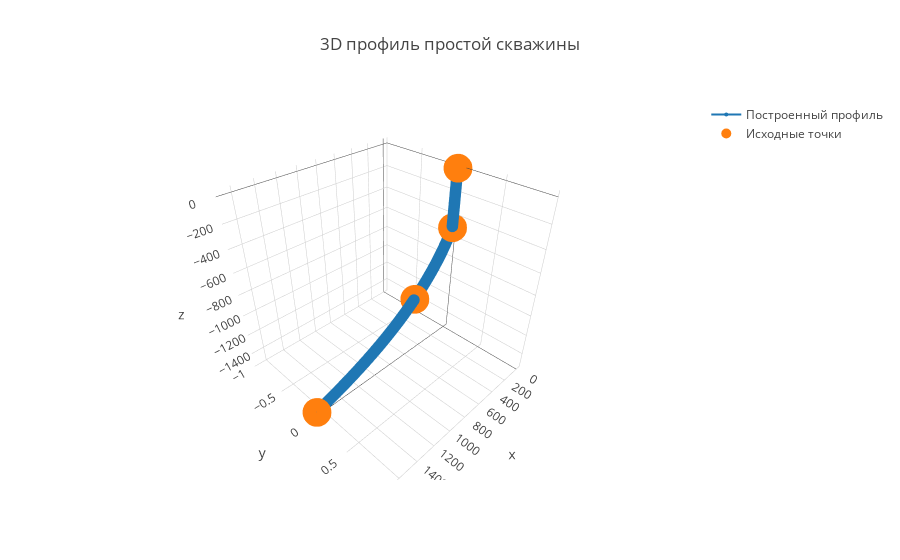

Notebook code for this chart:
### Code cell
trace1 = go.Scatter3d(
    x=simple_well.well_profile.x_displacement_m,
    y=simple_well.well_profile.x_displacement_m * 0,
    z=simple_well.well_profile.h_vert_m * (-1),  # перевод в альтитуду,
    marker=dict(
        size=4,
        colorscale='Viridis',
    ),
    name = 'Построенный профиль',
    )

trace2 = go.Scatter3d(
    x=simple_well.well_profile.get_x_displacement_m(simple_well.well_profile.h_mes_init_data_for_interpolation_m),
    y=simple_well.well_profile.get_x_displacement_m(simple_well.well_profile.h_mes_init_data_for_interpolation_m) * 0,
    z=simple_well.well_profile.h_vert_init_data_for_interpolation_m * (-1),
    mode = 'markers',
    marker = dict(
        size=10
    ),
    name = 'Исходные точки',
    )

data = [trace1, trace2]


layout = dict(title = '3D профиль простой скважины',  yaxis=dict(autorange='reversed'))
fig = dict(data=data, layout=layout)
iplot(fig, filename='simple-3d-scatter')

### Figure 1 — Plotly figure (JSON) as saved in the notebook; plotly's stock layout.template omitted (floating-point values rounded to 4 significant figures; data arrays with more than 128 entries replaced by an {"elided": "..."} marker saying what was removed)
{"data": [{"marker": {"colorscale": "Viridis", "size": 4}, "name": "Построенный профиль", "type": "scatter3d", "uid": "00c6113f-2598-4763-9cb4-ce559245ac51", "x": {"elided": "251 float values"}, "y": {"elided": "251 int values"}, "z": {"elided": "251 float values"}}, {"marker": {"size": 10}, "mode": "markers", "name": "Исходные точки", "type": "scatter3d", "uid": "5b6acf01-88c6-43ea-bac6-4cf6c6797e78", "x": [0, -1.11e-16, 481.8, 1674.0], "y": [0, 0, 0, 0], "z": [0, -500, -1000, -1500]}], "layout": {"title": {"text": "3D профиль простой скважины"}, "yaxis": {"autorange": "reversed"}}}
